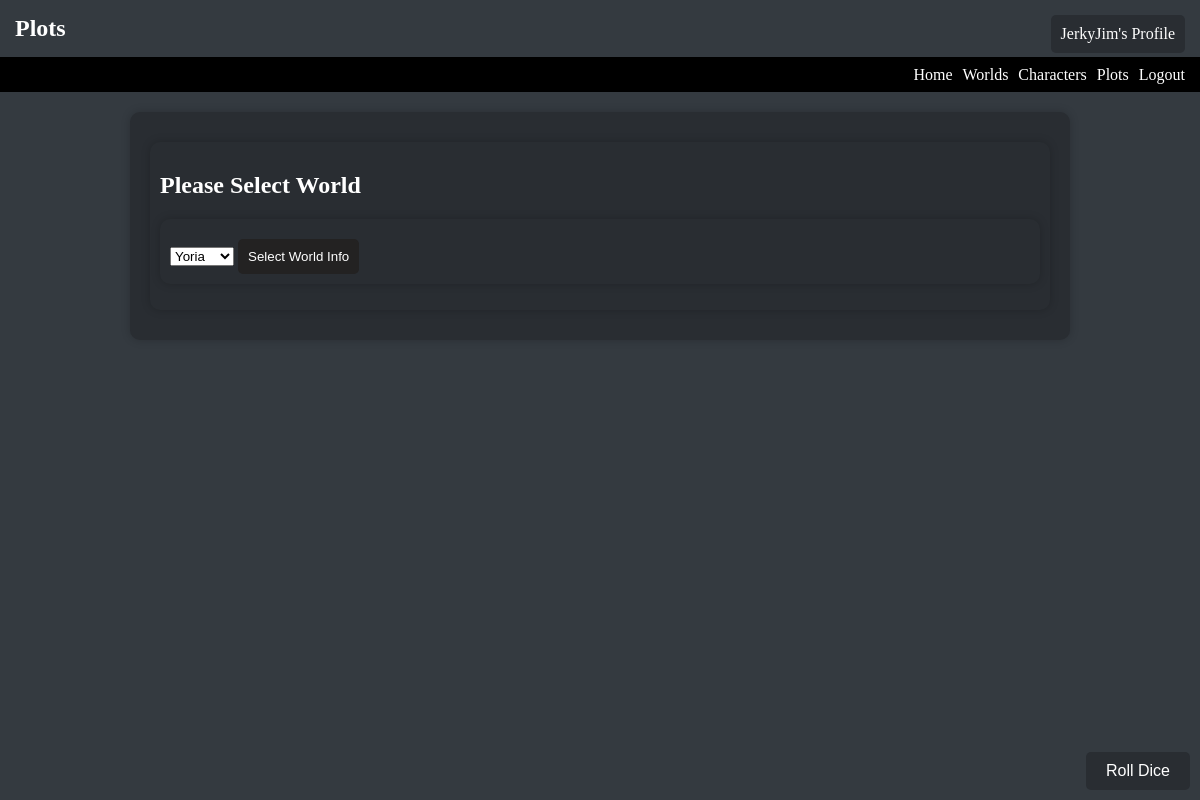
Before: /plots?world_id=1 (signed in) with the older database file.
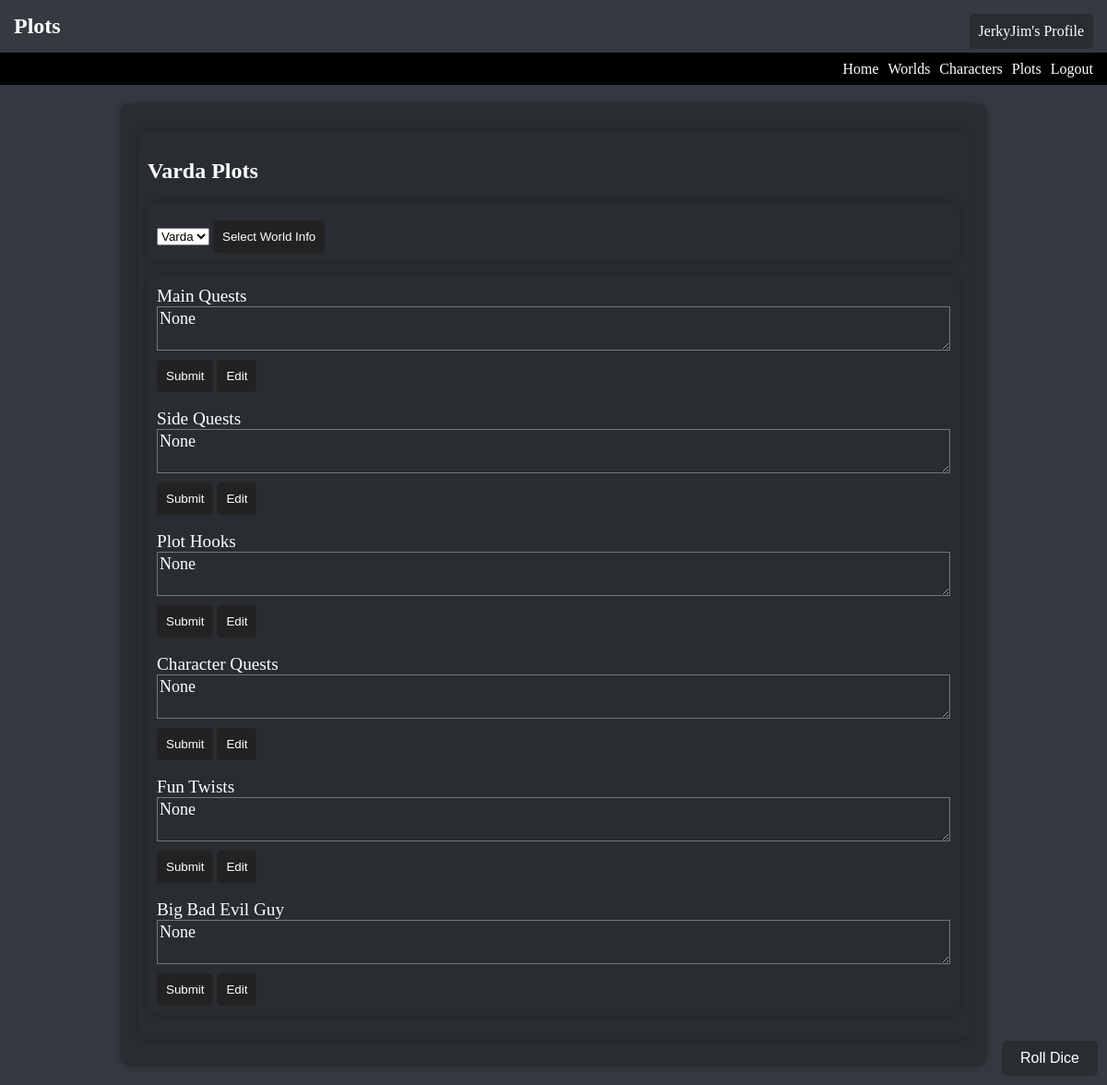
After: the same page with the newer database file.
### models.py (models this page shows, shortened)
class User(UserMixin, db.Model):
    id = db.Column(db.Integer, primary_key=True)
    username = db.Column(db.String(100), unique=True, nullable=False)
    password_hash = db.Column(db.String(128), nullable=False)
    created_at = db.Column(db.DateTime, default=datetime.utcnow)
    worlds = db.relationship('World', backref='creator', lazy=True)
    characters = db.relationship('Character', backref='user', lazy=True)

class World(db.Model):
    id = db.Column(db.Integer, primary_key=True)
    name = db.Column(db.String(100), nullable=False)
    description = db.Column(db.Text, nullable=True)
    created_at = db.Column(db.DateTime, default=datetime.utcnow)
    creator_id = db.Column(db.Integer, db.ForeignKey('user.id'), nullable=False)
    characters = db.relationship('Character', backref='world', lazy=True)
    main_quests = db.Column(db.Text, nullable=True)
    side_quests = db.Column(db.Text, nullable=True)
    plot_hooks = db.Column(db.Text, nullable=True)
    character_quests = db.Column(db.Text, nullable=True)
    fun_twists = db.Column(db.Text, nullable=True)
    big_bad_evil_guy = db.Column(db.Text, nullable=True)

### app.py (the view)
@app.route('/plots', methods=['GET', 'POST'])
@login_required
def plots():
    worlds = World.query.all()
    if request.method == 'POST':
        world_id = request.form.get('select_world')
        return redirect(url_for('plots', world_id=world_id))
    else:
        world_id = request.args.get('world_id')
        if world_id:
            world = World.query.get(world_id)
            return render_template('plots.html', worlds=worlds, current_world = world)
        else:
            return render_template('plots.html', worlds=worlds)

### app.py (called while the page is built)
@login_manager.user_loader
def load_user(user_id):
    return User.query.get(int(user_id))

### templates/plots.html (shortened to what this page needs)
<h1>Plots</h1>
{% extends 'base.html' %}
{% block content %}
    <div class="plots_container">
        <h2>
            {% if current_world %}
                {{current_world.name}} Plots
            {% else %}
                Please Select World
            {% endif %}
        </h2>
        <form action="/plots" class="select_world_form" method="post">
            <select name="select_world">
                {% for world in worlds %}
                    {% if current_world and world.id == current_world.id %}
                        <option value={{world.id}} selected="true">
                    {% else %}
                        <option value={{world.id}}>
                    {% endif %}
                        {{world.name}}
                        </option>
                {% endfor %}
            </select>
            <button type="submit" name="world_select">Select World Info</button>
        </form>
        {% if current_world %}
            <form class="plots_data" action="/update_plot_data/{{current_world.id}}" method="post">
                <div class="main_quests">
                    <label>Main Quests</label>
                    <br>
                    <textarea class="plot_text" readonly="true" id="main_quests" name="main_quests" value="{{current_world.main_quests}}">{{current_world.main_quests}}</textarea>
                    <button type="submit" class="plot_button" id="submit_main_quests" name="submit_main_quests">Submit</button>
                    <button type="button" class="plot_button" id="main_quests_edit" name="main_quests" onclick="toggleEdit('main_quests')" value="edit">Edit</button>
                </div>
                <br>
                <div class="side_quests">
                    <label>Side Quests</label>
                    <br>
                    <textarea class="plot_text" readonly="true" id="side_quests" name="side_quests" value="{{current_world.side_quests}}">{{current_world.side_quests}}</textarea>
                    <button type="submit" class="plot_button" id="submit_side_quests" name="submit_side_quests">Submit</button>
                    <button type="button" class="plot_button" id="side_quests_edit" name="side_quests" onclick="toggleEdit('side_quests')" value="edit">Edit</button>
                </div>
                <br>
                <div class="plot_hooks">
                    <label>Plot Hooks</label>
                    <br>
                    <textarea class="plot_text" readonly="true" id="plot_hooks" name="plot_hooks" value="{{current_world.plot_hooks}}">{{current_world.plot_hooks}}</textarea>
                    <button type="submit" class="plot_button" id="submit_plot_hooks" name="submit_plot_hooks">Submit</button>
                    <button type="button" class="plot_button" id="plot_hooks_edit" name="plot_hooks" onclick="toggleEdit('plot_hooks')" value="edit">Edit</button>
                </div>
                <br>
                <div class="character_quests">
                    <label>Character Quests</label>
                    <br>
                    <textarea class="plot_text" readonly="true" id="character_quests" name="character_quests" value="{{current_world.character_quests}}">{{current_world.character_quests}}</textarea>
                    <button type="submit" class="plot_button" id="submit_character_quests" name="submit_character_quests">Submit</button>
                    <button type="button" class="plot_button" id="character_quests_edit" name="character_quests" onclick="toggleEdit('character_quests')" value="edit">Edit</button>
                </div>
                <br>
                <div class="fun_twists">
                    <label>Fun Twists</label>
                    <br>
                    <textarea class="plot_text" readonly="true" id="fun_twists" name="fun_twists" value="{{current_world.fun_twists}}">{{current_world.fun_twists}}</textarea>
                    <button type="submit" class="plot_button" id="submit_fun_twists" name="submit_fun_twists">Submit</button>
                    <button type="button" class="plot_button" id="fun_twists_edit" name="fun_twists" onclick="toggleEdit('fun_twists')" value="edit">Edit</button>
                </div>
                <br>
                <div class="big_bad_evil_guy">
                    <label>Big Bad Evil Guy</label>
                    <br>
                    <textarea class="plot_text" readonly="true" id="big_bad_evil_guy" name="big_bad_evil_guy" value="{{current_world.big_bad_evil_guy}}">{{current_world.big_bad_evil_guy}}</textarea>
                    <button type="submit" class="plot_button" id="submit_big_bad_evil_guy" name="submit_big_bad_evil_guy">Submit</button>
                    <button type="button" class="plot_button" id="big_bad_evil_guy_edit" name="bbeg" onclick="toggleEdit('big_bad_evil_guy')" value="edit" >Edit</button>
                </div>
            </form>
        {% endif %}
    </div>
{% endblock %}

### templates/base.html (shortened to what this page needs)
<!DOCTYPE html>
<html lang="en">
<head>
    <link rel="stylesheet" href="{{ url_for('static', filename='css/style.css') }}">
</head>
<body>
    <div class="desktop navbar">
        <div class="navbar-links" id="navbarLinks">
            <a href="{{ url_for('index') }}">Home</a>
            <a href="{{ url_for('worlds') }}">Worlds</a>
            <a href="{{ url_for('character_list') }}">Characters</a>
            <a href="{{ url_for('plots') }}">Plots</a>
            {% if current_user.is_authenticated %}
                <a href="{{ url_for('logout') }}">Logout</a>
            {% else %}
                <a href="{{ url_for('login') }}">Login</a>
                <a href="{{ url_for('register') }}">Register</a>
            {% endif %}
        </div>
    </div>
    <div class="container">
        {% block content %}{% endblock %}
    </div>
    {% if current_user.is_authenticated %}
        <a href="{{ url_for('profile') }}" class="profile-button">{{ current_user.username }}'s Profile</a>
    {% endif %}
    {% include 'diceRoller.html' %}
</body>
</html>

### templates/diceRoller.html (shortened to what this page needs)
<button class="btn btn-primary" id="diceRollerBtn" onclick="openDiceRoller()">Roll Dice</button>

### static/css/style.css (style rules this page uses)
body { margin: 0; padding: 0; background-color: #343a40; color: #fff; }
h1 { margin: 0; padding: 15px; font-size: 4vw; }
.navbar { background-color: black; height: 35px; display: flex; align-items: center; padding: 0 10px; }
.navbar a { color: #fff; text-decoration: none; margin: 5px; transition: color 0.3s ease; }
.navbar-links { margin-left: auto; display: flex; overflow: hidden; }
@media screen and (min-width: 768px) { h1 { font-size: 2vw; } }
.container { max-width: 900px; margin: 20px auto; padding: 20px; background-color: #292d32; border-radius: 10px; box-shadow: 0 0 10px rgba(0, 0, 0, 0.2); }
#diceRollerBtn { position: fixed; bottom: 10px; right: 10px; font-size: 16px; padding: 10px 20px; background-color: #292d32; color: #fff; border: none; border-radius: 5px; cursor: pointer; }
.profile-button { position: absolute; top: 15px; right: 15px; padding: 10px; background-color: #292d32; color: #fff; border: none; border-radius: 5px; cursor: pointer; text-decoration: none; }
.edit-form, .random-name-button, .add-character-form button, .add-world-form button, .remove-button, .select_world_form button { background-color: #232222; color: #fff; border: none; padding: 10px; border-radius: 5px; cursor: pointer; margin-top: 10px; }
.plots_container { max-width: 1000px; min-width: none; margin: 10px auto; padding: 10px; background-color: #292d32; color: #fff; border-radius: 10px; box-shadow: 0 0 10px rgba(0, 0, 0, 0.2); }
.plots_container form { margin-left: 10px auto; padding: 10px; background-color: #292d32; color: #fff; border-radius: 10px; box-shadow: 0 0 10px rgba(0, 0, 0, 0.2); }
.plots_container form label { font-size: larger; }
.plot_text { width: 865px; background-color: #292d32; color: white; font-size: 18px; max-width: 100%; resize: vertical; font-family: 'Times New Roman', Times, serif; }
.plot_button { background-color: #232222; color: #fff; border: none; padding: 10px; border-radius: 5px; cursor: pointer; margin-top: 10px; }
.plot_button[value="edit"], .save_character { background-color: #232222; color: #fff; border: none; padding: 10px; border-radius: 5px; cursor: pointer; margin-top: 10px; }

Changed rows visible on the page:
added World: name "Varda", main_quests "None", side_quests "None", plot_hooks "None", character_quests "None", fun_twists "None", big_bad_evil_guy "None"
Other visible differences:
form field select_world: "Yoria" → "Varda"
text no longer shown: "Please Select World"
text now shown: "Plots Main Quests Submit Edit Side Quests Submit Edit Plot Hooks Submit Edit Character Quests Submit Edit Fun Twists Submit Edit Big Bad Evil Guy Submit Edit"
